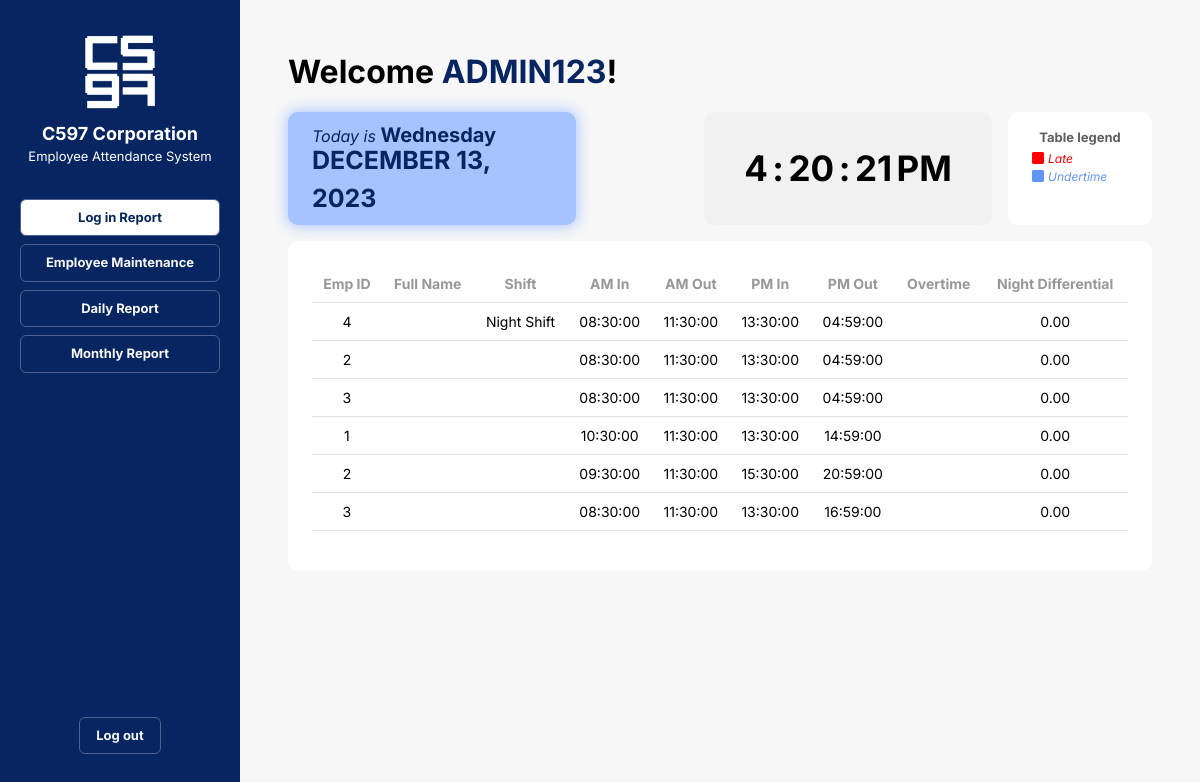
The app's page /login-report.php, older data.
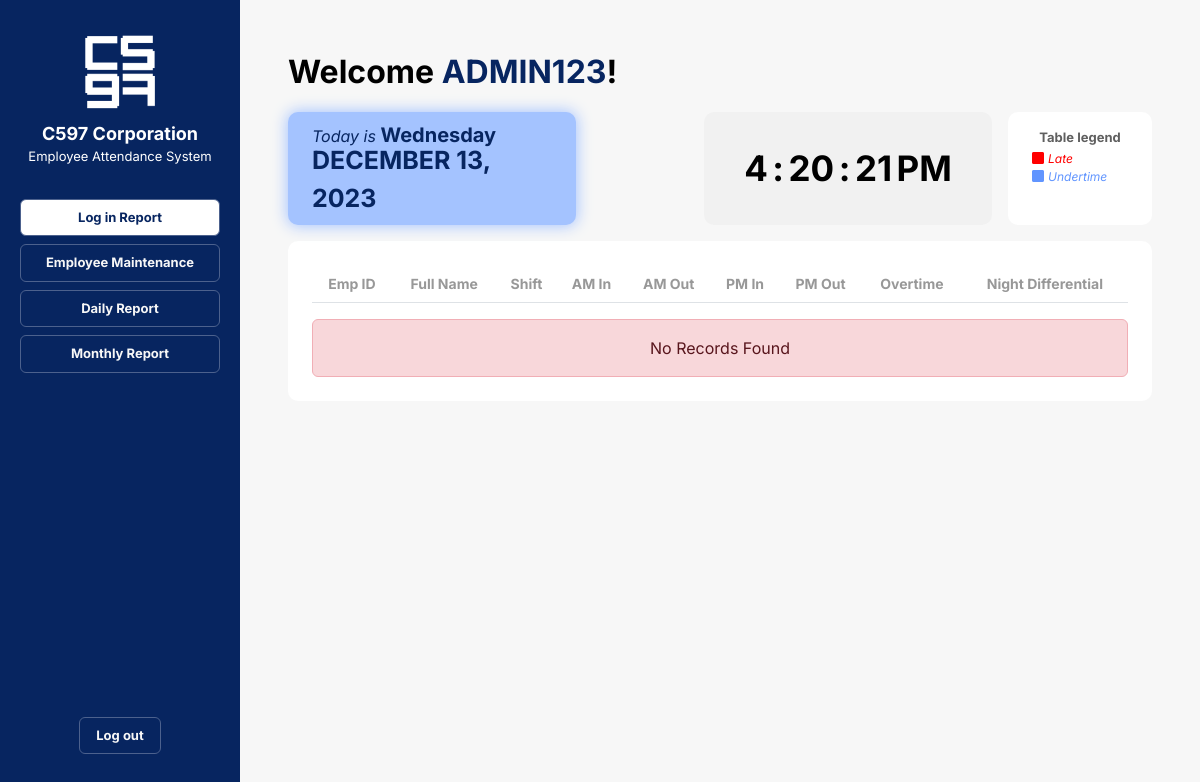
The same page, newer data.
### tables this page shows
CREATE TABLE `atlog` (
  `atlog_id` int(11) NOT NULL,
  `emp_id` int(11) NOT NULL,
  `atlog_DATE` date DEFAULT NULL,
  `am_in` time DEFAULT NULL,
  `am_out` time DEFAULT NULL,
  `pm_in` time DEFAULT NULL,
  `pm_out` time DEFAULT NULL,
  `am_late` int(11) DEFAULT NULL,
  `am_underTIME` int(11) DEFAULT NULL,
  `pm_late` int(11) DEFAULT NULL,
  `pm_underTIME` int(11) DEFAULT NULL,
  `night_differential` decimal(3,2) DEFAULT NULL,
  `overtime` int(11) DEFAULT NULL
);

CREATE TABLE `employee` (
  `emp_id` int(11) NOT NULL,
  `password` varchar(30) NOT NULL,
  `first_name` varchar(50) DEFAULT NULL,
  `middle_name` varchar(50) DEFAULT NULL,
  `last_name` varchar(50) DEFAULT NULL,
  `address` varchar(100) DEFAULT NULL,
  `zip` varchar(4) DEFAULT NULL,
  `contact_number` varchar(11) DEFAULT NULL,
  `email_address` varchar(50) DEFAULT NULL,
  `contract` varchar(50) NOT NULL,
  `shift` varchar(25) NOT NULL
);

### login-report.php (the view, shortened to what this page needs)
<?php
    $sql = "SELECT atlog.emp_id, employee.first_name, employee.middle_name, employee.last_name, employee.shift, atlog.am_in, atlog.am_out, atlog.pm_in, atlog.pm_out, atlog.am_late, atlog.pm_late, atlog.am_underTIME, atlog.pm_underTIME, atlog.overtime, atlog.night_differential
    FROM atlog
    JOIN employee ON atlog.emp_id = employee.emp_id
    WHERE atlog.atlog_DATE = CURDATE();";
?>
<!DOCTYPE html>
<html lang="en">
<head>
    <link rel="stylesheet" href="https://cdn.jsdelivr.net/npm/bootstrap@5.3.2/dist/css/bootstrap.min.css">
    <link rel="stylesheet" href="https://cdn.jsdelivr.net/npm/bootstrap-icons@1.11.2/font/bootstrap-icons.min.css">
    <link rel="stylesheet" href="css/nav-bar.css">
    <link rel="stylesheet" href="css/login-report.css">
</head>
<body class="container-fluid">
    <div class="container-fluid row gap-0">
        <?php
            include('nav-bar.php');
        ?>
        <div class="right_panel container p-5">
            <p class="header_title">Welcome <span class="admin_name" id="admin_name">ADMIN123</span>!</p>
            <div class="row container-fluid m-0 gap-3">
                <div class="date_container card px-4 py-2 col col-4 justify-content-center">
                    <p class="date_subtitle m-0 p-0">Today is <span class="day_title" id="day_today"></span></p>
                    <span class="date_title"><p class="mb-0 p-0" id="full_date"></p></span>
                </div>
                <div class="clock_container grey_container col col-4 m-0 p-0 ms-auto">
                    <div class="clock_elements">
                        <span id="hour"></span>
                        <span id="point">:</span>
                        <span id="minute"></span>
                        <span id="point">:</span>
                        <span id="second"></span>
                        <span id="am_pm"></span>
                    </div>
                </div>
                <div class="white_container col col-2 m-0 py-3 px-4">
                    <p class="legend_title text-center">Table legend</p>
                    <div class="legend_red"><i class="bi bi-square-fill"></i><span class="mx-1">Late</span></div>
                    <div class="legend_blue"><i class="bi bi-square-fill"></i><span class="mx-1">Undertime</span></div>
                </div>
            </div>
            <div class="white_container row mt-3 p-4 mx-0 text-center justify-content-evenly">
                <table class="table">
                    <thead>
                        <tr>
                            <th scope="col">Emp ID</th>
                            <th scope="col">Full Name</th>
                            <th scope="col">Shift</th>
                            <th scope="col">AM In</th>
                            <th scope="col">AM Out</th>
                            <th scope="col">PM In</th>
                            <th scope="col">PM Out</th>
                            <th scope="col">Overtime</th>
                            <th scope="col">Night Differential</th>
                        </tr>
                    </thead>
                    <tbody class="table_body">
                    <?php
                        include "connection.php";
                        $result = $conn->query($sql);
                        if (mysqli_num_rows($result) > 0) {
                            while ($row = mysqli_fetch_assoc($result)) {
                                echo "<tr>";
                                echo "<td>" . $row["emp_id"] . "</td>";
                                echo "<td>" . $row["first_name"] . " " . $row["middle_name"] . " " . $row["last_name"] . "</td>";
                                echo "<td>" . $row["shift"] . "</td>";
                                echo "<td>" . $row["am_in"] . "</td>";
                                echo "<td>" . $row["am_out"] . "</td>";
                                echo "<td>" . $row["pm_in"] . "</td>";
                                echo "<td>" . $row["pm_out"] . "</td>";
                                echo "<td>" . $row["overtime"] . "</td>";
                                echo "<td>" . $row["night_differential"] . "</td>";
                                echo "</tr>";
                            }
                            echo "</tbody></table>";
                        }
                        else {
                            echo "</tbody></table>";
                            echo "
                                <div class='alert alert-danger m-0 p-3' role='alert'>
                                No Records Found
                                </div>
                            ";
                        }
                    ?>
        </div>
    </div>
</body>
</html>

Row changes from the older to the newer data that the page shows:
removed atlog: emp "4", emp.shift "Night Shift", am_in "08:30:00", am_out "11:30:00", pm_in "13:30:00", pm_out "04:59:00", night_differential "0.00"
removed atlog: emp "2", am_in "08:30:00", am_out "11:30:00", pm_in "13:30:00", pm_out "04:59:00", night_differential "0.00"
removed atlog: emp "3", am_in "08:30:00", am_out "11:30:00", pm_in "13:30:00", pm_out "04:59:00", night_differential "0.00"
removed atlog: emp "1", am_in "10:30:00", am_out "11:30:00", pm_in "13:30:00", pm_out "14:59:00", night_differential "0.00"
removed atlog: emp "2", am_in "09:30:00", am_out "11:30:00", pm_in "15:30:00", pm_out "20:59:00", night_differential "0.00"
removed atlog: emp "3", am_in "08:30:00", am_out "11:30:00", pm_in "13:30:00", pm_out "16:59:00", night_differential "0.00"
Text that changed along with them:
text now shown: "No Records Found"
